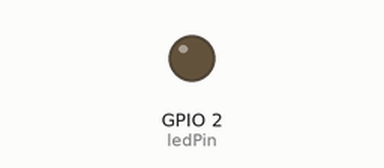
Recording of a sketch running on a simulated ESP32. Parts: output pins drawn as LEDs (lit = HIGH).

Above: at 0.15 s.
Timing chart, 0 to 1.6 s (numbered marks = the images above):
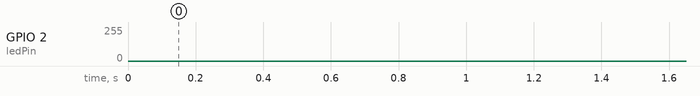

The sketch:

3.5.ledPWM.ino
```cpp
// the number of the LED pin
const int ledPin = 2;  // GPIO02 es el Led de la placa


// Coniguración del PWM
const int freq = 5000;
const int ledChannel = 0;
const int resolution = 8;

void setup(){
  // configuramos el canal PWM
  ledcSetup(ledChannel, freq, resolution);

  // Conectamos el canal al pin del LED
  ledcAttachPin(ledPin, ledChannel);
}

void loop(){
  // Aumentamos el brillo
  for(int dutyCycle = 0; dutyCycle <= 255; dutyCycle++){
    ledcWrite(ledChannel, dutyCycle);
    delay(2);
  }

  // disminiumos el brillo
  for(int dutyCycle = 255; dutyCycle >= 0; dutyCycle--){
    ledcWrite(ledChannel, dutyCycle);
    delay(2);
  }
}
```
